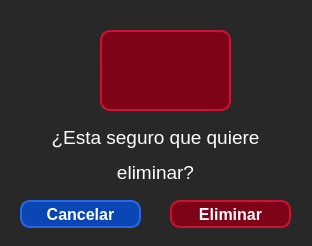
<?xml version="1.0" encoding="UTF-8"?>
<ui version="4.0">
 <class>Form</class>
 <widget class="QWidget" name="Form">
  <property name="geometry">
   <rect>
    <x>0</x>
    <y>0</y>
    <width>312</width>
    <height>246</height>
   </rect>
  </property>
  <property name="minimumSize">
   <size>
    <width>312</width>
    <height>246</height>
   </size>
  </property>
  <property name="windowTitle">
   <string>Eliminar</string>
  </property>
  <property name="styleSheet">
   <string notr="true">background-color: rgb(40, 40, 40);</string>
  </property>
  <widget class="QLabel" name="lblMensaje">
   <property name="geometry">
    <rect>
     <x>40</x>
     <y>120</y>
     <width>231</width>
     <height>71</height>
    </rect>
   </property>
   <property name="styleSheet">
    <string notr="true">color: rgb(255, 255, 255);</string>
   </property>
   <property name="text">
    <string>&lt;html&gt;&lt;head/&gt;&lt;body&gt;&lt;p align=&quot;center&quot;&gt;&lt;span style=&quot; font-size:14pt;&quot;&gt;¿Esta seguro que quiere&lt;/span&gt;&lt;/p&gt;&lt;p align=&quot;center&quot;&gt;&lt;span style=&quot; font-size:14pt;&quot;&gt;eliminar?&lt;/span&gt;&lt;/p&gt;&lt;/body&gt;&lt;/html&gt;</string>
   </property>
  </widget>
  <widget class="QPushButton" name="btnEliminarRegistro">
   <property name="geometry">
    <rect>
     <x>170</x>
     <y>200</y>
     <width>121</width>
     <height>28</height>
    </rect>
   </property>
   <property name="font">
    <font>
     <pointsize>12</pointsize>
     <weight>75</weight>
     <bold>true</bold>
    </font>
   </property>
   <property name="cursor">
    <cursorShape>PointingHandCursor</cursorShape>
   </property>
   <property name="styleSheet">
    <string notr="true">QPushButton
{	
	background: rgb(126,2,24);
	border: 2px solid rgb(203,18,51);
	border-radius:10px;
	color:white;
}
QPushButton:pressed
{
	background-color: rgb(203,18,51);
	border:2px solid rgb(126,2,24);
}
</string>
   </property>
   <property name="text">
    <string>Eliminar</string>
   </property>
  </widget>
  <widget class="QPushButton" name="btnCancelarEliminar">
   <property name="geometry">
    <rect>
     <x>20</x>
     <y>200</y>
     <width>121</width>
     <height>28</height>
    </rect>
   </property>
   <property name="font">
    <font>
     <pointsize>12</pointsize>
     <weight>75</weight>
     <bold>true</bold>
    </font>
   </property>
   <property name="cursor">
    <cursorShape>PointingHandCursor</cursorShape>
   </property>
   <property name="styleSheet">
    <string notr="true">QPushButton
{	
	background:rgb(11,70,181);
	border: 2px solid rgb(39,105,229);
	border-radius:10px;
	color:white;
}
QPushButton:pressed
{
	background-color:rgb(39,105,229);
	border:2px solid rgb(11,70,181);
}
</string>
   </property>
   <property name="text">
    <string>Cancelar</string>
   </property>
  </widget>
  <widget class="QPushButton" name="btnCancelEstud_2">
   <property name="geometry">
    <rect>
     <x>100</x>
     <y>30</y>
     <width>131</width>
     <height>81</height>
    </rect>
   </property>
   <property name="font">
    <font>
     <pointsize>12</pointsize>
     <weight>75</weight>
     <bold>true</bold>
    </font>
   </property>
   <property name="cursor">
    <cursorShape>PointingHandCursor</cursorShape>
   </property>
   <property name="styleSheet">
    <string notr="true">QPushButton
{	
	background: rgb(126,2,24);
	border: 2px solid rgb(203,18,51);
	border-radius:10px;
	color:white;
}
QPushButton:pressed
{
	background-color: rgb(203,18,51);
	border:2px solid rgb(126,2,24);
}
</string>
   </property>
   <property name="text">
    <string/>
   </property>
   <property name="icon">
    <iconset>
     <normaloff>../assets/img/deleteconfirm.png</normaloff>../assets/img/deleteconfirm.png</iconset>
   </property>
   <property name="iconSize">
    <size>
     <width>64</width>
     <height>64</height>
    </size>
   </property>
  </widget>
  <widget class="QLabel" name="lblIdRegAeliminar">
   <property name="geometry">
    <rect>
     <x>30</x>
     <y>30</y>
     <width>47</width>
     <height>13</height>
    </rect>
   </property>
   <property name="styleSheet">
    <string notr="true">color: rgb(40, 40, 40);</string>
   </property>
   <property name="text">
    <string/>
   </property>
  </widget>
  <widget class="QLabel" name="lblTablaaEliminar">
   <property name="geometry">
    <rect>
     <x>20</x>
     <y>70</y>
     <width>47</width>
     <height>13</height>
    </rect>
   </property>
   <property name="styleSheet">
    <string notr="true">color: rgb(40, 40, 40);</string>
   </property>
   <property name="text">
    <string/>
   </property>
  </widget>
 </widget>
 <resources/>
 <connections/>
</ui>
